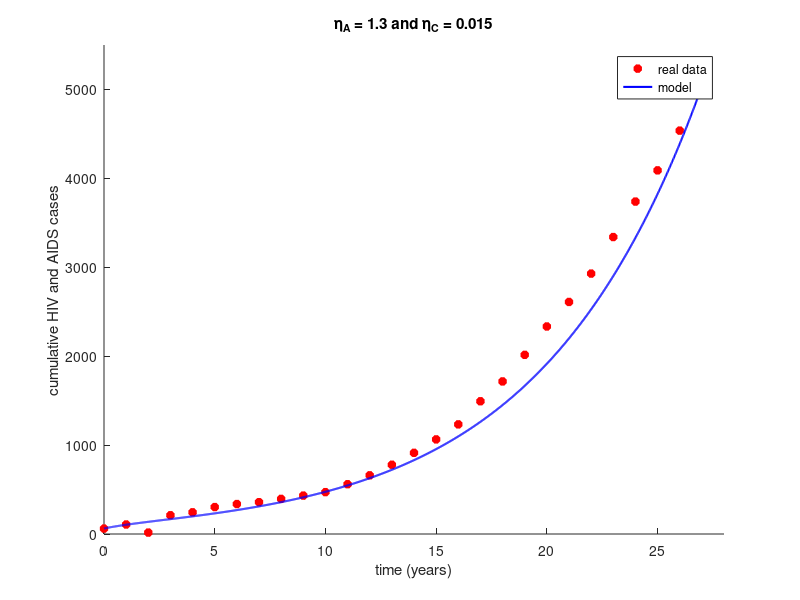

Reproduce this figure in MATLAB.

function simulation  

% model HIV/AIDS - Cabo Verde 

clear all ; close all ; clc ; format short ;

global Lambda mu beta omega alpha rho phi d etaC etaA; 

% -  initial conditions ---

S0 = 338984-61; I0 = 61; C0 = 0; A0 = 0; 
N0 = S0 + I0 + C0 + A0; 

x0 = [S0; I0; C0; A0]; 

% -- final time in years --------
tf = 27;


% -- Parameters ------

mu = 1/69.54; 
Lambda = 2.2*1/69.54*N0; % =  1.0724e+004
beta = 0.752; 
etaC = 0.015;
etaA = 1.3;
omega = 0.09; 
rho = 0.1; 
phi = 1;
alpha = 0.33; 
d = 1;   

% ----------- basic reproduction number ---------------------
C1 = alpha + mu + d;
C2 = omega + mu; 
C3 = rho + phi + mu;

NumerR0 = beta*(C2*(C1 + etaA*rho) + etaC*phi*C1); 

DenomR0 = (mu*(C2*(rho+ C1)+C1*phi + d*rho) + rho*omega*d); 


R0 = NumerR0/DenomR0
     

% -------------------- solve ODE ---------------------
options = odeset('AbsTol',1e-12,'RelTol',1e-12) ;
[t, z] = ode45(@sysHIV,[0 tf],[x0], options);

S = z(:, 1); 
I = z(:, 2);
C = z(:, 3);
A = z(:, 4);

% -- real data from Cabo Verde 1986-2014  -----

totalHIVAIDS=[61,107,16,211,244,303,337,358,395,432,471,560,660,779,913,...
1064,1233,1493,1716,2015,2334,2610,2929,3340,3739,4090,4537,4946]; 

timeyears=0:1:27;


% --------------------- Figures --------------------------------------

% ---- compare real data with HIV/AIDS model 

figure
hold on
plot(timeyears,totalHIVAIDS,'red*','LineWidth',2.5)
plot(t, I + C + A + mu*(I + C) + (mu+d)*A,'b', 'LineWidth',1.5);
xlabel('time (years)'); ylabel('cumulative HIV and AIDS cases'); 
axis([0 28 0 5500]); 
legend('real data', 'model'); 
title('\eta_A = 1.3 and \eta_C = 0.015'); 
hold off


%--------------------------


function zdot=sysHIV(t,z)

global Lambda etaC etaA mu beta omega alpha rho phi d;

% x = [S=x1; I=x2; C=x3; A=x4]; 

x1=z(1); x2=z(2); x3=z(3); x4=z(4); 

zdot = [ Lambda - beta/(x1+x2+x3+x4).*(x2 + etaC.*x3 + etaA.*x4).*x1 - mu.*x1
         beta/(x1+x2+x3+x4).*(x2 + etaC.*x3 + etaA.*x4).*x1 - (rho + phi + mu).*x2 + alpha.*x4 + omega.*x3  
         phi.*x2 - (omega + mu).*x3
         rho.*x2 - (alpha + mu + d).*x4] ;  % system of ode's



